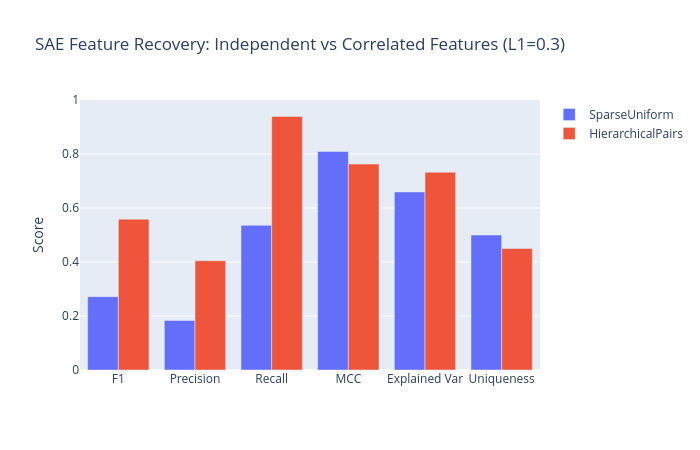

Write notebook code for a chart like this one.
### Code cell
# -- Side-by-side comparison --

metrics = ["f1", "precision", "recall", "mcc", "explained_var", "uniqueness"]
metric_labels = ["F1", "Precision", "Recall", "MCC", "Explained Var", "Uniqueness"]

fig = go.Figure()
for dist_name, color in [
    ("SparseUniform", "#636EFA"),
    ("HierarchicalPairs", "#EF553B"),
]:
    values = [dist_results[dist_name][m] for m in metrics]
    fig.add_trace(
        go.Bar(
            x=metric_labels,
            y=values,
            name=dist_name,
            marker_color=color,
        )
    )

fig.update_layout(
    title=(
        f"SAE Feature Recovery: Independent vs Correlated Features (L1={L1_COMPARE})"
    ),
    yaxis_title="Score",
    yaxis_range=[0, 1],
    barmode="group",
    height=450,
    width=700,
)
fig.show()

### Figure 1 — Plotly figure (JSON) as saved in the notebook; plotly's stock layout.template omitted (floating-point values rounded to 4 significant figures)
{"data": [{"marker": {"color": "#636EFA"}, "name": "SparseUniform", "type": "bar", "x": ["F1", "Precision", "Recall", "MCC", "Explained Var", "Uniqueness"], "y": [0.2716, 0.1833, 0.5357, 0.8091, 0.6596, 0.5]}, {"marker": {"color": "#EF553B"}, "name": "HierarchicalPairs", "type": "bar", "x": ["F1", "Precision", "Recall", "MCC", "Explained Var", "Uniqueness"], "y": [0.5586, 0.4044, 0.9393, 0.7628, 0.7323, 0.45]}], "layout": {"barmode": "group", "height": 450, "title": {"text": "SAE Feature Recovery: Independent vs Correlated Features (L1=0.3)"}, "width": 700, "yaxis": {"range": [0, 1], "title": {"text": "Score"}}}}
